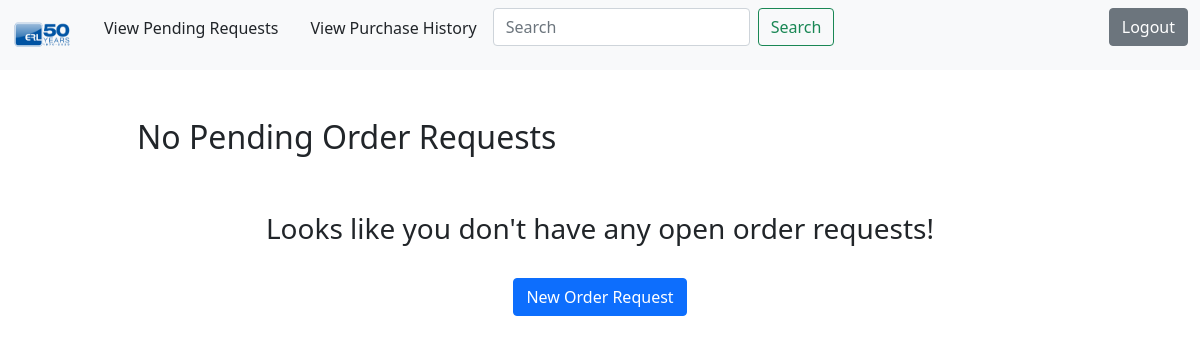
The page /ordered/ (signed in) on the database as committed earlier.
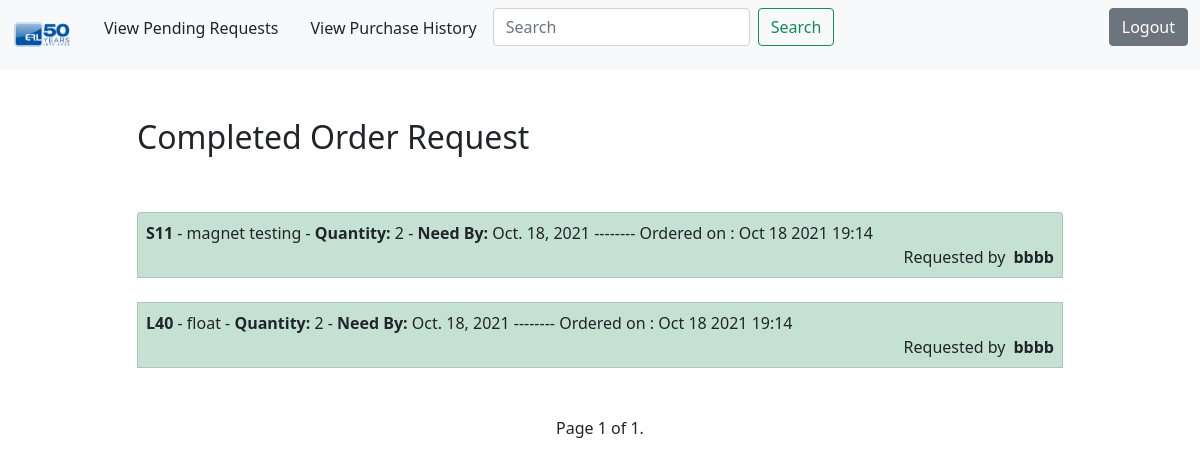
The same page on the database as committed later.
### todo/models.py (models this page shows, shortened)
class Todos(models.Model):
    reqdate = models.DateTimeField(auto_now_add=True)
    qty = models.IntegerField()
    part = models.CharField(max_length=50)
    description = models.TextField( )
    duedate = models.DateField()
    vendor = models.CharField(max_length=50)
    refnum = models.CharField(max_length=25, )
    toapprove= models.BooleanField(default=False)
    tobill = models.BooleanField(default=False)
    datecompleted = models.DateTimeField(null=True, blank=True)
    rush = models.BooleanField(default=False)
    user = models.ForeignKey(User, on_delete=models.CASCADE)
    billed = models.BooleanField(default=False)
    approved = models.BooleanField(default=True)
    amount= models.DecimalField(blank=True, null=True, max_digits=8, decimal_places=2)

### todo/views.py (the view)
# urls.py: path('ordered/', views.orderedList, name ='orderedList' ),
@login_required
@user_passes_test(purchasing_check, login_url='/login/')
def orderedList(request):
    todos = Todos.objects.filter(datecompleted__isnull =False).order_by('-datecompleted')
    paginator = Paginator(todos,4)
    page_number = request.GET.get('page')
    page_obj = paginator.get_page(page_number)
    return render(request, 'todo/orderedList.html', {'page_obj': page_obj})

### todo/views.py (called while the page is built)
def purchasing_check(user):
    return user.email.startswith('andres')

### todo/templates/todo/orderedList.html (shortened to what this page needs)
{% extends "todo/base.html" %}
{% block content %}
    <div class="row justify-content-center mt-5">
        <div class="col-md-10">
            {% if page_obj %}
                 <h2>{{ page_obj.count }} Completed Order Request{{ page_obj.count|pluralize }}</h2>
            {% else %}
                           <h2>No Pending Order Requests</h2>
            {% endif %}
        </div>
    </div>
    <div class="row justify-content-center mt-5">
        <div class="col-md-10">
        {% if page_obj %}
            <div class="list-group">
                {% for todo in page_obj %}
                    <div class="list-group-item list-group-item-action bg-success p-2 text-dark bg-opacity-25"><b>{{todo.part}}</b>{% if todo.description %} -
                        {{ todo.description|truncatechars:30 }} {% endif %} -    <b>Quantity: </b>{{todo.qty}} -    <b>Need By: </b>{{todo.duedate}} -------- Ordered on : {{ todo.datecompleted|date:'M j Y H:i' }}
                        <div class="d-grid gap-2 d-md-flex justify-content-md-end">
                            Requested by <b>{{todo.user}}</b>
                        </div>
                    </div>
                    <br>
                {% endfor %}
                <br>
            </div>
            <div class="pagination justify-content-center">
                <span class="step-links">
                    <span class="current">
                        Page {{ page_obj.number }} of {{ page_obj.paginator.num_pages }}.
                    </span>
                </span>
            </div>
        {% else %}
            <div class="text-center">
                <h3>Looks like you don't have any open order requests! </h3>
            <br>
            <a role="button" class="btn btn-primary" href="{% url 'createtodo' %}">New Order Request</a>
            </div>
        {% endif %}
        </div>
    </div>
{% endblock content %}

Rows that differ between the two databases and show on the page:
added Todos: part "S11", description "magnet testing", qty "2", duedate "Oct. 18, 2021", datecompleted "Oct 18 2021 19:14", user "bbbb"
added Todos: part "L40", description "float", qty "2", duedate "Oct. 18, 2021", datecompleted "Oct 18 2021 19:14", user "bbbb"
Other text that changed with them:
{{ page_obj.number }}: (not shown) → "1"
{{ page_obj.paginator.num_pages }}: (not shown) → "1"
text no longer shown: "No Pending Order Requests Looks like you don't have any open order requests! New Order Request"
text now shown: "Completed Order Request Page of ."
